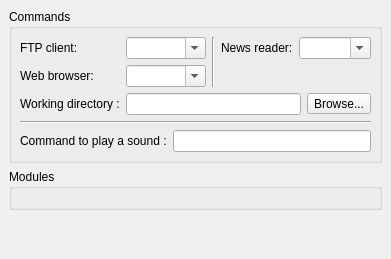
     <widget class="QWidget" name="pageModules" >
      <layout class="QGridLayout" >
       <property name="margin" >
        <number>9</number>
       </property>
       <property name="spacing" >
        <number>6</number>
       </property>
       <item row="2" column="0" >
        <spacer>
         <property name="orientation" >
          <enum>Qt::Vertical</enum>
         </property>
         <property name="sizeHint" >
          <size>
           <width>20</width>
           <height>40</height>
          </size>
         </property>
        </spacer>
       </item>
       <item row="1" column="0" >
        <widget class="QGroupBox" name="groupModules" >
         <property name="title" >
          <string>Modules</string>
         </property>
         <layout class="QGridLayout" >
          <property name="margin" >
           <number>9</number>
          </property>
          <property name="spacing" >
           <number>6</number>
          </property>
          <item row="0" column="0" >
           <widget class="RzxModuleLoaderProp" name="moduleLoader" />
          </item>
         </layout>
        </widget>
       </item>
       <item row="0" column="0" >
        <widget class="QGroupBox" name="groupCommands" >
         <property name="title" >
          <string>Commands</string>
         </property>
         <property name="flat" >
          <bool>false</bool>
         </property>
         <layout class="QGridLayout" >
          <property name="margin" >
           <number>8</number>
          </property>
          <property name="spacing" >
           <number>6</number>
          </property>
          <item row="0" column="5" colspan="2" >
           <widget class="QComboBox" name="clientNews" >
            <property name="editable" >
             <bool>true</bool>
            </property>
           </widget>
          </item>
          <item row="0" column="4" >
           <widget class="QLabel" name="lblNewsReader" >
            <property name="text" >
             <string>News reader:</string>
            </property>
            <property name="textFormat" >
             <enum>Qt::PlainText</enum>
            </property>
            <property name="buddy" >
             <cstring>clientNews</cstring>
            </property>
           </widget>
          </item>
          <item row="1" column="0" >
           <widget class="QLabel" name="lblHTTPBrowser" >
            <property name="text" >
             <string>Web browser:</string>
            </property>
            <property name="textFormat" >
             <enum>Qt::PlainText</enum>
            </property>
            <property name="buddy" >
             <cstring>clientHttp</cstring>
            </property>
           </widget>
          </item>
          <item row="1" column="1" colspan="2" >
           <widget class="QComboBox" name="clientHttp" >
            <property name="editable" >
             <bool>true</bool>
            </property>
           </widget>
          </item>
          <item rowspan="2" row="0" column="3" >
           <widget class="Line" name="line_3" >
            <property name="orientation" >
             <enum>Qt::Vertical</enum>
            </property>
           </widget>
          </item>
          <item row="3" column="0" colspan="7" >
           <widget class="Line" name="line_2" >
            <property name="orientation" >
             <enum>Qt::Horizontal</enum>
            </property>
           </widget>
          </item>
          <item row="4" column="2" colspan="5" >
           <widget class="QLineEdit" name="txtBeepCmd" >
            <property name="whatsThis" >
             <string>&lt;h3>Sound command&lt;/h3>&lt;p>Select the commant to use when qRezix has to play en sound (artsplay for arts, esdplay for esound, alsaplayer with alsa, ...)&lt;/p></string>
            </property>
            <property name="text" >
             <string/>
            </property>
           </widget>
          </item>
          <item row="4" column="0" colspan="2" >
           <widget class="QLabel" name="lblWorkDir_2" >
            <property name="text" >
             <string>Command to play a sound :</string>
            </property>
            <property name="textFormat" >
             <enum>Qt::PlainText</enum>
            </property>
            <property name="buddy" >
             <cstring>txtBeepCmd</cstring>
            </property>
           </widget>
          </item>
          <item row="2" column="1" colspan="5" >
           <widget class="QLineEdit" name="txtWorkDir" >
            <property name="whatsThis" >
             <string>&lt;h3>Working directory&lt;/h3>&lt;p>Define the default directory where you want your clients store the files you download&lt;/p></string>
            </property>
           </widget>
          </item>
          <item row="2" column="0" >
           <widget class="QLabel" name="lblWorkDir" >
            <property name="text" >
             <string>Working directory :</string>
            </property>
            <property name="textFormat" >
             <enum>Qt::PlainText</enum>
            </property>
            <property name="buddy" >
             <cstring>txtWorkDir</cstring>
            </property>
           </widget>
          </item>
          <item row="2" column="6" >
           <widget class="QToolButton" name="btnBrowseWorkDir" >
            <property name="text" >
             <string>Browse...</string>
            </property>
            <property name="autoRaise" >
             <bool>false</bool>
            </property>
           </widget>
          </item>
          <item row="0" column="0" >
           <widget class="QLabel" name="lblFTPClient" >
            <property name="text" >
             <string>FTP client:</string>
            </property>
            <property name="textFormat" >
             <enum>Qt::PlainText</enum>
            </property>
            <property name="buddy" >
             <cstring>clientFtp</cstring>
            </property>
           </widget>
          </item>
          <item row="0" column="1" colspan="2" >
           <widget class="QComboBox" name="clientFtp" >
            <property name="editable" >
             <bool>true</bool>
            </property>
           </widget>
          </item>
         </layout>
         <widget class="QWidget" name="layoutWidget_2" >
          <property name="geometry" >
           <rect>
            <x>300</x>
            <y>70</y>
            <width>231</width>
            <height>26</height>
           </rect>
          </property>
         </widget>
         <widget class="QWidget" name="layoutWidget" >
          <property name="geometry" >
           <rect>
            <x>310</x>
            <y>30</y>
            <width>221</width>
            <height>26</height>
           </rect>
          </property>
         </widget>
        </widget>
       </item>
      </layout>
     </widget>
